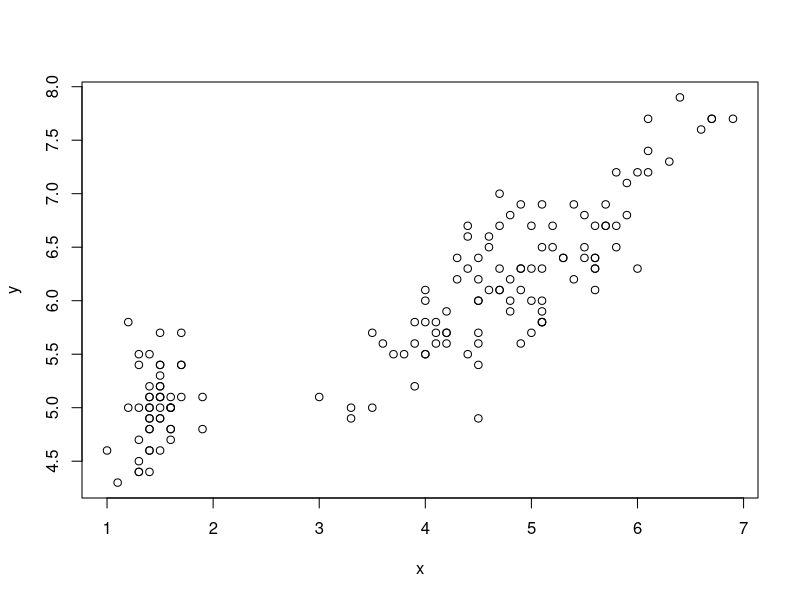
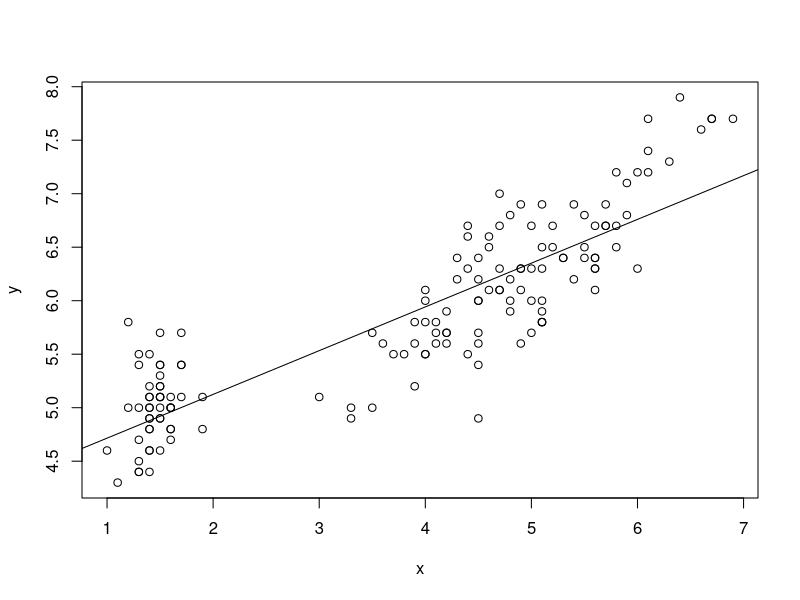

R code for these plots, in order: (Note: this script raises an error after producing the figures.)
#Codigo para problema 2 RECTA DE REGRESIÓN POR MÍNIMOS CUADRADOS

mis_dades <- iris
mis_dades

# en la sesión anterior vimos como trabajar con una variable sola
# (una columna de la tabla de datos, ahora trabajaremos con dos columnas
# (dos variables del experimento)

x <- mis_dades$Petal.Length
y <- mis_dades$Sepal.Length

# queremos ver qué le pasa al sépalo a medida que aumentamos la longitud
# del pétalo

plot(x,y)

# según los apuntes guardados en el ipad:

x_bar <- mean(x)
y_bar <- mean(y)

m <- sum((x-x_bar)*(y-y_bar))/sum((x-x_bar)^2)
b <- y_bar - m*x_bar

# la PREDICCIÓN de un valor de Petal.Length es el valor de y de la recta que he
# creado que mejor se ajusta a los datos que tengo

pred_1.5 <- m*1.5+b
pred_1.5

# vamos a pintar la recta de regresión en una misma gráfica que los
# puntos reales

x_pred <- 0:10
y_pred <- m*x_pred + b

plot(x,y) # para hacerlo con puntos
lines(x_pred, y_pred) # para hacer la recta que une los puntos

# ahora vamos a calcular el COEFICIENTE DE DETERMINACIÓN, que es una medida
# entre 0 y 1 que nos dice qué tan buena es la aproximación de la regresión
# lineal por mínimos cuadrados

x_pred2 <- x # para coger todos los datos y no solo el vector [0:10]
y_pred2 <- m*x_pred2 + b

Rsq <- sum((y_pred-y_bar)^2)/sum((y-y_bar)^2) # COEFICIENTE DE DETERMINACIÓN
cor <- sqrt(rSQ) # COEFICIENTE DE CORRELACIÓN

mod <- lm(y~x) # para crear la regresión lineal por mínimos
# cuadrados DIRECTAMENTE, te da b y m en ese orden

summary(mod) # Multiple R-squared es el R^2
cor.test(x,y) # para ver el coeficiente de correlación

predict(mod, data.frame(x=x)) # que prediga los valores de y en cada uno de
# los puntos observados

